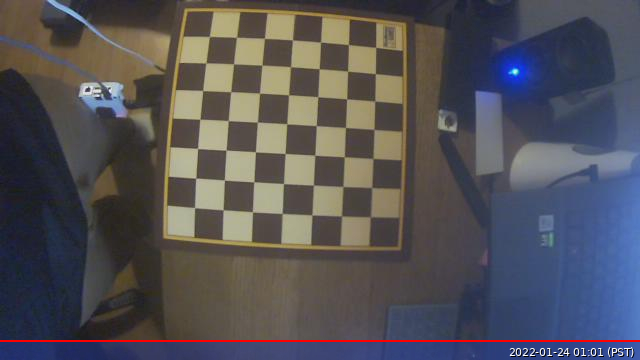
#> input picture cameraCalibration/calibration/test2.png, 640 x 360 px
$ python camCal.py
#> lines starting #> are read from the running program, lines starting #| are printed output that depends on the picture; after the words box and inside, x2 and y2 are one past the last pixel; in counts of white or black regions, pixels touching at a corner belong together
import numpy as np
import cv2 as cv
import glob


################ FIND CHESSBOARD CORNERS - OBJECT POINTS AND IMAGE POINTS #############################

chessboardSize = (7,7)
frameSize = (330,640)

# termination criteria
criteria = (cv.TERM_CRITERIA_EPS + cv.TERM_CRITERIA_MAX_ITER, 30, 0.001)


# prepare object points, like (0,0,0), (1,0,0), (2,0,0) ....,(6,5,0)
objp = np.zeros((chessboardSize[0] * chessboardSize[1], 3), np.float32)
objp[:,:2] = np.mgrid[0:chessboardSize[0],0:chessboardSize[1]].T.reshape(-1,2)

size_of_chessboard_squares_mm = 20
objp = objp * size_of_chessboard_squares_mm


# Arrays to store object points and image points from all the images.
objpoints = [] # 3d point in real world space
imgpoints = [] # 2d points in image plane.


images = glob.glob('./calibration/*.png')

for image in images:

    img = cv.imread(image)
#> img is the input picture: shape (360, 640, 3); mean B, G, R 86.9, 81.7, 83.4
    gray = cv.cvtColor(img, cv.COLOR_BGR2GRAY)
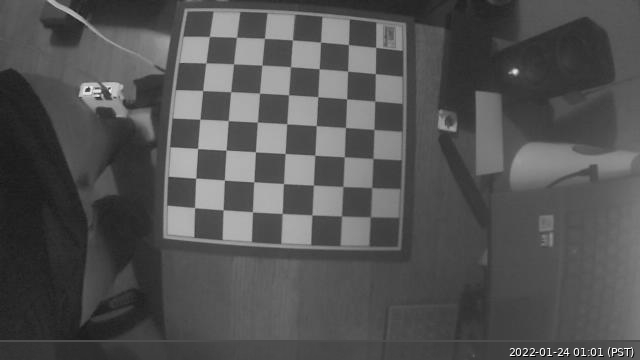
#> gray: shape (360, 640); min 0, max 255, mean 82.8

    # Find the chess board corners
    ret, corners = cv.findChessboardCorners(gray, chessboardSize, None)
#> ret = True; corners = 49 rows, first 8: [209.5, 36.51], [236.4, 37.27], [264.4, 38.19], [292.5, 39.85], [320.5, 42.12], [348.4, 44.5], [375.7, 47.33], [205.8, 62.79]

    # If found, add object points, image points (after refining them)
    if ret == True:
        objpoints.append(objp)
        corners2 = cv.cornerSubPix(gray, corners, (11,11), (-1,-1), criteria)
#> corners2 = 49 rows, first 8: [209.3, 36.45], [236.5, 37.24], [264.4, 38.31], [292.4, 39.9], [320.5, 42.11], [348.4, 44.55], [376.7, 47.41], [205.8, 62.89]
        imgpoints.append(corners)
        # Draw and display the corners
        cv.drawChessboardCorners(img, chessboardSize, corners2, ret)
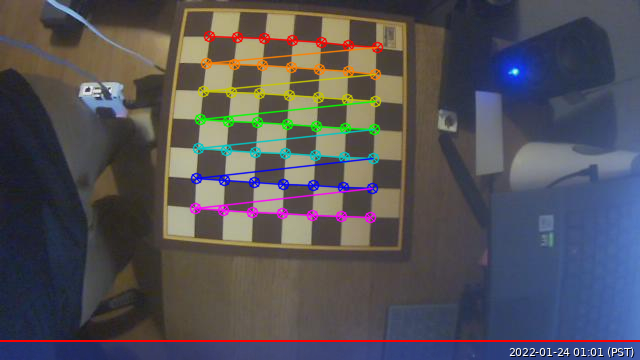
#> img: shape (360, 640, 3); 4.53% of pixels changed, all inside (x1, y1, x2, y2) = (189, 30, 384, 224)
        cv.imshow('img', img)
        cv.waitKey(1000)


cv.destroyAllWindows()


############## CALIBRATION #######################################################

ret, cameraMatrix, dist, rvecs, tvecs = cv.calibrateCamera(objpoints, imgpoints, frameSize, None, None)
#> ret = 0.181; cameraMatrix = [[1092.8, 0, 220], [0, 1058, 246.2], [0, 0, 1]]; dist = [[-1.88, -25.85, -0.209, 0.253, 236.1]]; rvecs = ([-0.158, -0.302, 0.046],); tvecs = ([-14.67, -144.2, 740.1],)


############## UNDISTORTION #####################################################

img = cv.imread('./calibration/test2.png')
h,  w = img.shape[:2]
#> h = 360; w = 640
newCameraMatrix, roi = cv.getOptimalNewCameraMatrix(cameraMatrix, dist, (w,h), 1, (w,h))
#> newCameraMatrix = [[937.3, 0, 345.5], [0, 762.1, 212.1], [0, 0, 1]]; roi = (73, 152, 405, 139)


# Undistort
dst = cv.undistort(img, cameraMatrix, dist, None, newCameraMatrix)
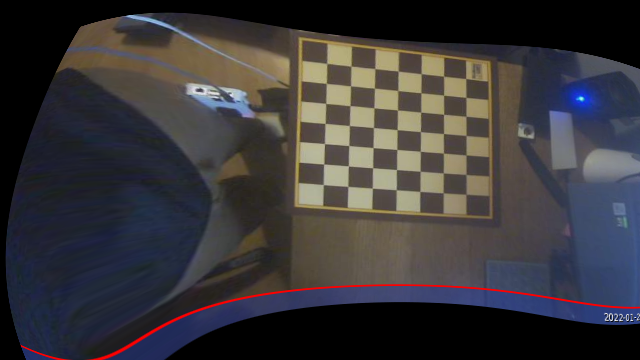
#> dst: shape (360, 640, 3); mean B, G, R 58.1, 55.2, 57.4

cv.imwrite('./proccessing/caliResult1.png', dst)
